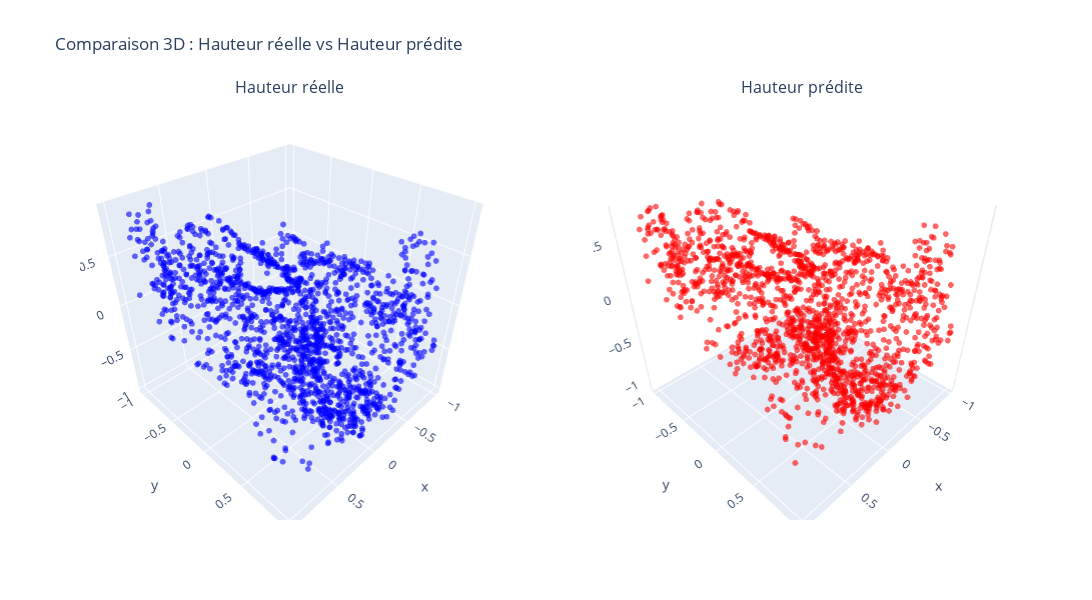

Notebook code for this chart:
### Markdown cell above
##### 9. Comparaison 3D de la hauteur réelle et prédite (XGBoost)

### Code cell
# Échantillonnage
df_sample = df_xgb.sample(frac=0.01, random_state=42)

# Création des deux traces
trace_reel = go.Scatter3d(
    x=df_sample['X'],
    y=df_sample['Y'],
    z=df_sample['Z'],
    mode='markers',
    marker=dict(size=2, color='blue', opacity=0.6),
    name='Hauteur réelle'
)

trace_pred = go.Scatter3d(
    x=df_sample['X'],
    y=df_sample['Y'],
    z=df_sample['predicted_Z_xgb'],  # Adapte le nom si différent
    mode='markers',
    marker=dict(size=2, color='red', opacity=0.6),
    name='Hauteur prédite'
)

# Subplots 3D côte à côte
fig = make_subplots(
    rows=1, cols=2,
    specs=[[{'type': 'scene'}, {'type': 'scene'}]],
    subplot_titles=('Hauteur réelle', 'Hauteur prédite')
)

# Ajout des traces
fig.add_trace(trace_reel, row=1, col=1)
fig.add_trace(trace_pred, row=1, col=2)

# Mise en page
fig.update_layout(
    title_text="Comparaison 3D : Hauteur réelle vs Hauteur prédite",
    showlegend=False,
    height=600,
    width=1200,
)

fig.show()

### Figure 1 — Plotly figure (JSON) as saved in the notebook; plotly's stock layout.template omitted (floating-point values rounded to 4 significant figures; data arrays with more than 128 entries replaced by an {"elided": "..."} marker saying what was removed)
{"data": [{"marker": {"color": "blue", "opacity": 0.6, "size": 2}, "mode": "markers", "name": "Hauteur réelle", "scene": "scene", "type": "scatter3d", "x": {"elided": "1652 float values"}, "y": {"elided": "1652 float values"}, "z": {"elided": "1652 float values"}}, {"marker": {"color": "red", "opacity": 0.6, "size": 2}, "mode": "markers", "name": "Hauteur prédite", "scene": "scene2", "type": "scatter3d", "x": {"elided": "1652 float values"}, "y": {"elided": "1652 float values"}, "z": {"elided": "1652 float values"}}], "layout": {"annotations": [{"font": {"size": 16}, "showarrow": false, "text": "Hauteur réelle", "x": 0.225, "xanchor": "center", "xref": "paper", "y": 1, "yanchor": "bottom", "yref": "paper"}, {"font": {"size": 16}, "showarrow": false, "text": "Hauteur prédite", "x": 0.775, "xanchor": "center", "xref": "paper", "y": 1, "yanchor": "bottom", "yref": "paper"}], "height": 600, "scene": {"domain": {"x": [0, 0.45], "y": [0, 1]}}, "scene2": {"domain": {"x": [0.55, 1], "y": [0, 1]}}, "showlegend": false, "title": {"text": "Comparaison 3D : Hauteur réelle vs Hauteur prédite"}, "width": 1200}}
